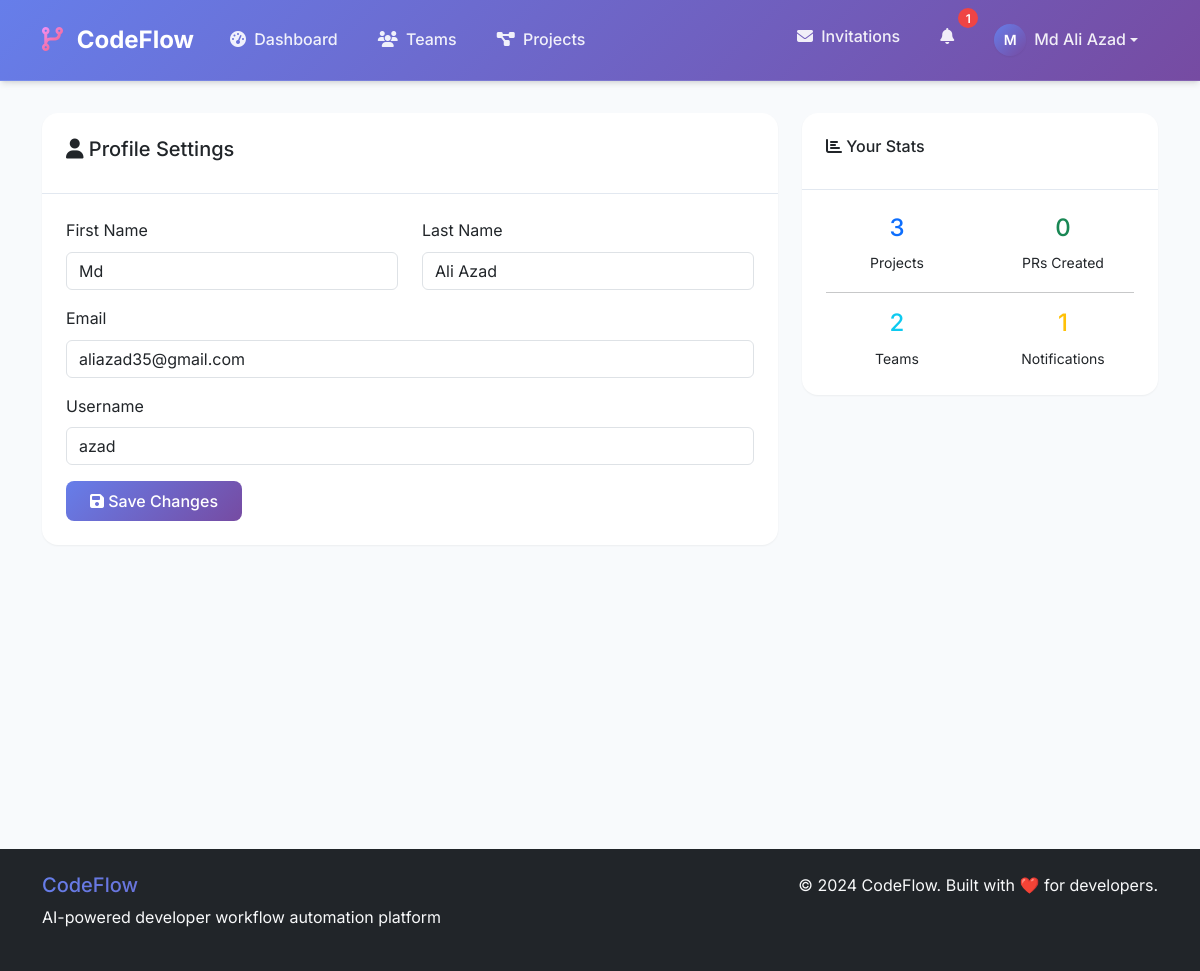
Screenshot of /profile/ (signed in) with the database file from the repository.
### core/models.py (models this page shows, shortened)
class User(AbstractUser):
    email = models.EmailField(unique=True)

### core/views.py (the view, shortened to what this page needs)
# urls.py: path('profile/', views.profile_view, name='profile'),
@login_required
def profile_view(request):
    user_teams = request.user.membership_set.values_list('team', flat=True)
    user_stats = {
        'projects_count': Project.objects.filter(team__in=user_teams).count(),
        'prs_count': PullRequest.objects.filter(author=request.user.username).count(),
        'teams_count': request.user.membership_set.count(),
        'notifications_count': Notification.objects.filter(user=request.user, read_at__isnull=True).count(),
    }
    return render(request, 'profile.html', {'user_stats': user_stats})

### core/templates/profile.html (shortened to what this page needs)
{% extends 'base.html' %}
{% block content %}
<div class="row">
    <div class="col-md-8">
        <div class="card">
            <div class="card-header">
                <h5><i class="fas fa-user"></i> Profile Settings</h5>
            </div>
            <div class="card-body">
                <form method="post">
                    <div class="row">
                        <div class="col-md-6 mb-3">
                            <label for="id_first_name" class="form-label">First Name</label>
                            <input type="text" class="form-control" name="first_name" id="id_first_name"
                                   value="{{ user.first_name }}">
                        </div>
                        <div class="col-md-6 mb-3">
                            <label for="id_last_name" class="form-label">Last Name</label>
                            <input type="text" class="form-control" name="last_name" id="id_last_name"
                                   value="{{ user.last_name }}">
                        </div>
                    </div>
                    <div class="mb-3">
                        <label for="id_email" class="form-label">Email</label>
                        <input type="email" class="form-control" name="email" id="id_email"
                               value="{{ user.email }}" required>
                    </div>
                    <div class="mb-3">
                        <label for="id_username" class="form-label">Username</label>
                        <input type="text" class="form-control" name="username" id="id_username"
                               value="{{ user.username }}" required>
                    </div>
                    <button type="submit" class="btn btn-primary">
                        <i class="fas fa-save"></i> Save Changes
                    </button>
                </form>
            </div>
        </div>
    </div>
    <div class="col-md-4">
        <div class="card">
            <div class="card-header">
                <h6><i class="fas fa-chart-bar"></i> Your Stats</h6>
            </div>
            <div class="card-body text-center">
                <div class="row">
                    <div class="col-6">
                        <h4 class="text-primary">{{ user_stats.projects_count }}</h4>
                        <small>Projects</small>
                    </div>
                    <div class="col-6">
                        <h4 class="text-success">{{ user_stats.prs_count }}</h4>
                        <small>PRs Created</small>
                    </div>
                </div>
                <hr>
                <div class="row">
                    <div class="col-6">
                        <h4 class="text-info">{{ user_stats.teams_count }}</h4>
                        <small>Teams</small>
                    </div>
                    <div class="col-6">
                        <h4 class="text-warning">{{ user_stats.notifications_count }}</h4>
                        <small>Notifications</small>
                    </div>
                </div>
            </div>
        </div>
    </div>
</div>
{% endblock %}

### core/templates/base.html (shortened to what this page needs)
<!DOCTYPE html>
<html lang="en">
<head>
    <link href="https://cdn.jsdelivr.net/npm/bootstrap@5.3.0/dist/css/bootstrap.min.css" rel="stylesheet">
    <link href="https://cdnjs.cloudflare.com/ajax/libs/font-awesome/6.4.0/css/all.min.css" rel="stylesheet">
</head>
<body>
    <nav class="navbar navbar-expand-lg navbar-custom">
        <div class="container">
            <a class="navbar-brand" href="{% if user.is_authenticated %}{% url 'dashboard' %}{% else %}{% url 'home' %}{% endif %}">
                <i class="fas fa-code-branch"></i> CodeFlow
            </a>
            <div class="collapse navbar-collapse" id="navbarNav">
                {% if user.is_authenticated %}
                <ul class="navbar-nav me-auto">
                    <li class="nav-item">
                        <a class="nav-link" href="{% url 'dashboard' %}">
                            <i class="fas fa-tachometer-alt me-1"></i> Dashboard
                        </a>
                    </li>
                    <li class="nav-item">
                        <a class="nav-link" href="{% url 'team_create' %}">
                            <i class="fas fa-users me-1"></i> Teams
                        </a>
                    </li>
                    <li class="nav-item">
                        <a class="nav-link" href="{% url 'project_create' %}">
                            <i class="fas fa-project-diagram me-1"></i> Projects
                        </a>
                    </li>
                </ul>
                <ul class="navbar-nav ms-auto">
                    <li class="nav-item">
                        <a class="nav-link" href="{% url 'invitation_list' %}">
                            <i class="fas fa-envelope me-1"></i> Invitations
                        </a>
                    </li>
                    <li class="nav-item dropdown">
                        <a class="nav-link position-relative" href="#" data-bs-toggle="dropdown" id="notificationDropdown">
                            <i class="fas fa-bell"></i>
                            <span class="notification-badge" id="notification-count">0</span>
                        </a>
                    </li>
                    <li class="nav-item dropdown">
                        <a class="nav-link dropdown-toggle d-flex align-items-center" href="#" data-bs-toggle="dropdown">
                            <div class="avatar-circle avatar-sm me-2">
                                {{ user.first_name.0|default:user.username.0|upper }}
                            </div>
                            <span class="d-none d-md-inline">{{ user.get_full_name|default:user.username }}</span>
                        </a>
                    </li>
                </ul>
                {% endif %}
            </div>
        </div>
    </nav>
    <main class="main-content">
        <div class="container">
            {% block content %}
            {% endblock %}
        </div>
    </main>
    <footer class="bg-dark text-light py-4 mt-5">
        <div class="container">
            <div class="row">
                <div class="col-md-6">
                    <h5 class="text-gradient">CodeFlow</h5>
                    <p class="text">AI-powered developer workflow automation platform</p>
                </div>
                <div class="col-md-6 text-md-end">
                    <p class="text mb-0">&copy; 2024 CodeFlow. Built with ❤️ for developers.</p>
                </div>
            </div>
        </div>
    </footer>
</body>
</html>

### core/templates/base.html (style rules this page uses)
:root { --primary-color: #6366f1; --primary-dark: #4f46e5; --secondary-color: #f8fafc; --accent-color: #10b981; --warning-color: #f59e0b; --danger-color: #ef4444; --text-primary: #1e293b; --text-secondary: #64748b; --border-color: #e2e8f0; --shadow-sm: 0 1px 2px 0 rgb(0 0 0 / 0.05); --shadow-md: 0 4px 6px -1px rgb(0 0 0 / 0.1), 0 2px 4px -2px rgb(0 0 0 / 0.1); --shadow-lg: 0 10px 15px -3px rgb(0 0 0 / 0.1), 0 4px 6px -4px rgb(0 0 0 / 0.1); --gradient-primary: linear-gradient(135deg, #667eea 0%, #764ba2 100%); --gradient-accent: linear-gradient(135deg, #f093fb 0%, #f5576c 100%); }
* { box-sizing: border-box; }
body { font-family: 'Inter', -apple-system, BlinkMacSystemFont, 'Segoe UI', Roboto, sans-serif; background-color: #f8fafc; color: var(--text-primary); line-height: 1.6; }
.navbar-custom { background: var(--gradient-primary); backdrop-filter: blur(10px); border-bottom: 1px solid rgba(255, 255, 255, 0.1); box-shadow: var(--shadow-md); padding: 1rem 0; position: relative; z-index: 1040; }
.navbar-brand { font-weight: 700; font-size: 1.5rem; color: white !important; text-decoration: none; }
.navbar-brand i { background: var(--gradient-accent); -webkit-background-clip: text; -webkit-text-fill-color: transparent; background-clip: text; margin-right: 0.5rem; }
.nav-link { color: rgba(255, 255, 255, 0.9) !important; font-weight: 500; transition: all 0.3s ease; border-radius: 0.5rem; padding: 0.5rem 1rem !important; margin: 0 0.25rem; }
.navbar .dropdown { position: static; }
.navbar .dropdown-toggle::after { z-index: 9999; }
.navbar-nav .nav-item { position: relative; }
body { position: relative; }
.card, .main-content, .container { isolation: isolate; }
.card { border: none; border-radius: 1rem; box-shadow: var(--shadow-sm); transition: all 0.3s ease; background: white; }
.card-header { background: transparent; border-bottom: 1px solid var(--border-color); padding: 1.5rem; border-radius: 1rem 1rem 0 0 !important; }
.card-body { padding: 1.5rem; }
.btn { border-radius: 0.5rem; font-weight: 500; padding: 0.5rem 1.5rem; transition: all 0.3s ease; border: none; }
.btn-primary { background: var(--gradient-primary); color: white; }
.notification-badge { position: absolute; top: -8px; right: -8px; background: var(--danger-color); color: white; border-radius: 50%; width: 20px; height: 20px; font-size: 12px; display: flex; align-items: center; justify-content: center; font-weight: 600; animation: pulse 2s infinite; }
.avatar-circle { width: 40px; height: 40px; border-radius: 50%; background: var(--gradient-primary); color: white; display: flex; align-items: center; justify-content: center; font-weight: 600; font-size: 16px; box-shadow: var(--shadow-sm); }
.avatar-sm { width: 32px; height: 32px; font-size: 14px; }
.main-content { min-height: calc(100vh - 80px); padding: 2rem 0; z-index: 1; position: relative; }
.container { position: relative; z-index: 1; }
.text-gradient { background: var(--gradient-primary); -webkit-background-clip: text; -webkit-text-fill-color: transparent; background-clip: text; }

### rows the page displays
User: first_name.0 "M", get_full_name "Md Ali Azad", first_name "Md", last_name "Ali Azad", email "aliazad35@gmail.com", username "azad"

### other values shown
{{ user_stats.projects_count }} "3"
{{ user_stats.prs_count }} "0"
{{ user_stats.teams_count }} "2"
{{ user_stats.notifications_count }} "1"
